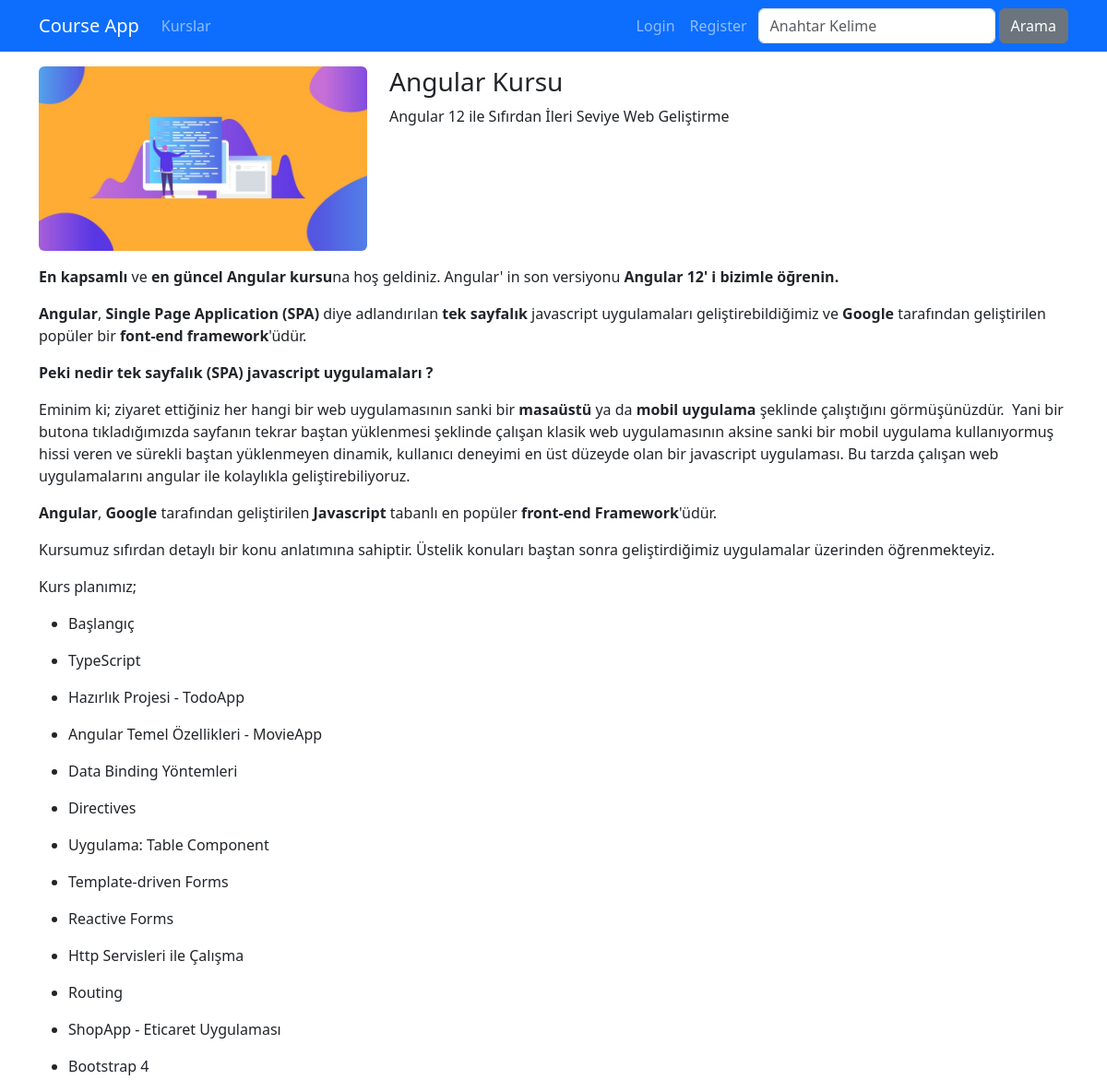
The app's page /kurslar/angular-kursu with its own data.
### courses/models.py (models this page shows, shortened)
class Course(models.Model):
    title = models.CharField(max_length=50)
    subtitle = models.CharField(max_length=100,default="")
    description = RichTextField()
    image = models.ImageField(upload_to="images",default="")
    date = models.DateField(auto_now=True)
    isActive = models.BooleanField(default=False)
    isHome = models.BooleanField(default=False)
    slug = models.SlugField(default="",blank=True,null=False,unique=True,db_index=True) #php-kursu
    categories = models.ManyToManyField(Category)

### courses/views.py (the view)
# urls.py: path('<slug:slug>',views.details,name="course_details"),
def details(request,slug):
    course = get_object_or_404(Course,slug=slug)
    context = {
          'course':course
     }
    return render(request,'courses/details.html',context)

### courses/templates/courses/details.html (shortened to what this page needs)
{% extends "layout.html" %} # extendlerin en yukarıda olması gerekir.
{% load static %} # static keywordunu nerde kullanıyorsak sayfanın en başında bu olacak
{% block css_files %}
    <link rel="stylesheet" href="{% static 'courses/css/style.css' %}">
{% endblock css_files %}
{% block content %}
<div class="container mt-3">
    <div class="row">
        <div class="col-4">
            <img class="img-fluid rounded" src="{{course.image.url}}" alt="{{course.title}}" class="src">
        </div>
        <div class="col-8">
            <h1 class="h3">{{course.title}}</h1>
            <p>{{course.subtitle}}</p>
         </div>
    </div>
    <div class="row">
        <div class="col-12">
            <p>
                {{course.description|safe}}
            </p>
        </div>
    </div>
</div>
{% endblock content %}

### records on screen
Course: image (picture), title "Angular Kursu", subtitle "Angular 12 ile Sıfırdan İleri Seviye Web Geliştirme", description "En kapsamlı ve en güncel Angular kursu na hoş geldiniz. Angular' in son versiyonu Angular 12' i bizimle öğrenin. Angular , Single Page Application (SPA) diye adlandırılan tek sayfalık javascript uygulamaları geliştirebildiğimiz ve Google tarafından geliştirilen popüler bir font-end framework 'üdür. Peki nedir tek sayfalık (SPA) javascript uygulamaları ? Eminim ki; ziyaret ettiğiniz her hangi bir web uygulamasının sanki bir masaüstü ya da mobil uygulama şeklinde çalıştığını görmüşünüzdür. Yani bir butona tıkladığımızda sayfanın tekrar baştan yüklenmesi şeklinde çalışan klasik web uygulamasının aksine sanki bir mobil uygulama kullanıyormuş hissi veren ve sürekli baştan yüklenmeyen dinamik,…"
